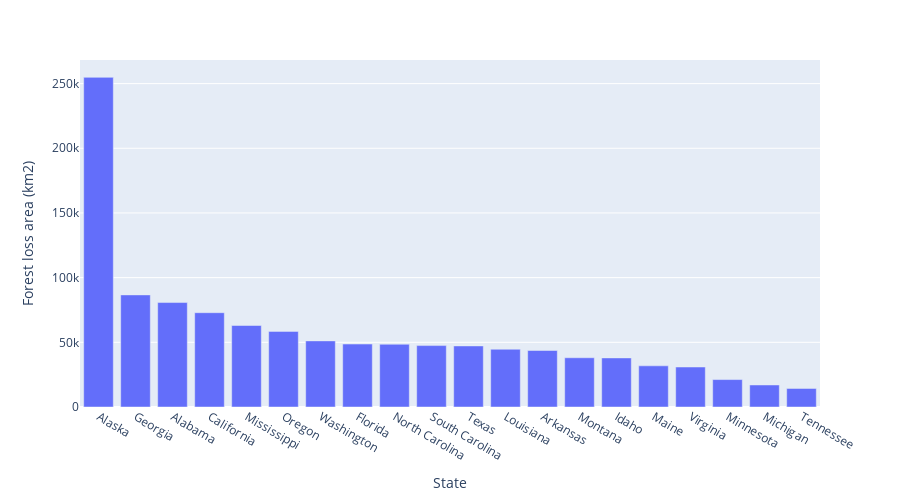

Notebook code cell kept with this figure:
### Markdown cell above
### Exercise 4 - Analyzing forest cover gain and loss

Find out which US state has the largest forest gain and loss between 2000 and 2022. Create pie charts and bar charts to show the results. Relevant Earth Engine assets:

-   [ee.FeatureCollection("TIGER/2018/States")](https://developers.google.com/earth-engine/datasets/catalog/TIGER_2018_States)
-   [ee.Image("UMD/hansen/global_forest_change_2022_v1_10")](https://developers.google.com/earth-engine/datasets/catalog/UMD_hansen_global_forest_change_2022_v1_10)

![](https://i.imgur.com/NQ4UUnj.png)

### Code cell
states = ee.FeatureCollection('TIGER/2018/States')
image = ee.Image("UMD/hansen/global_forest_change_2022_v1_10")
treeloss = image.select(['loss']).selfMask()
geemap.zonal_stats(
    treeloss.gt(0),
    states,
    'exports/treeloss.csv',
    statistics_type='SUM',
    denominator=1e6,
    scale=1000,
)
# create a bar chart of loss by state
geemap.bar_chart(
    'exports/treeloss.csv',
    x='NAME',
    y='sum',
    max_rows=20,
    x_label='State',
    y_label='Forest loss area (km2)',
)

### Figure 1 — Plotly figure (JSON) as saved in the notebook; plotly's stock layout.template omitted (floating-point values rounded to 4 significant figures)
{"data": [{"alignmentgroup": "True", "hovertemplate": "State=%{x}<br>Forest loss area (km2)=%{y}<extra></extra>", "legendgroup": "", "marker": {"color": "#636efa", "pattern": {"shape": ""}}, "name": "", "offsetgroup": "", "orientation": "v", "showlegend": false, "textposition": "auto", "type": "bar", "x": ["Alaska", "Georgia", "Alabama", "California", "Mississippi", "Oregon", "Washington", "Florida", "North Carolina", "South Carolina", "Texas", "Louisiana", "Arkansas", "Montana", "Idaho", "Maine", "Virginia", "Minnesota", "Michigan", "Tennessee"], "xaxis": "x", "y": [254800.0, 86660.0, 80740.0, 72900.0, 62990.0, 58450.0, 51120.0, 48650.0, 48500.0, 47480.0, 47210.0, 44640.0, 43670.0, 38070.0, 37950.0, 31820.0, 30920.0, 21210.0, 17030.0, 14320.0], "yaxis": "y"}], "layout": {"barmode": "group", "height": 500, "legend": {"tracegroupgap": 0}, "margin": {"t": 60}, "xaxis": {"anchor": "y", "domain": [0, 1], "title": {"text": "State"}}, "yaxis": {"anchor": "x", "domain": [0, 1], "title": {"text": "Forest loss area (km2)"}}}}
